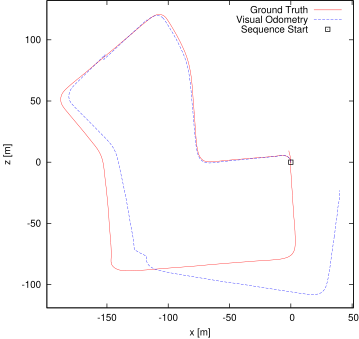

Generate this figure with gnuplot:
set term postscript eps enhanced color
set output "07.eps"
set size ratio -1
set xrange [-199:51]
set yrange [-119:132]
set xlabel "x [m]"
set ylabel "z [m]"
plot "07.txt" using 1:2 lc rgb "#FF0000" title 'Ground Truth' w lines,"07.txt" using 3:4 lc rgb "#0000FF" title 'Visual Odometry' w lines,"< head -1 07.txt" using 1:2 lc rgb "#000000" pt 4 ps 1 lw 2 title 'Sequence Start' w points
